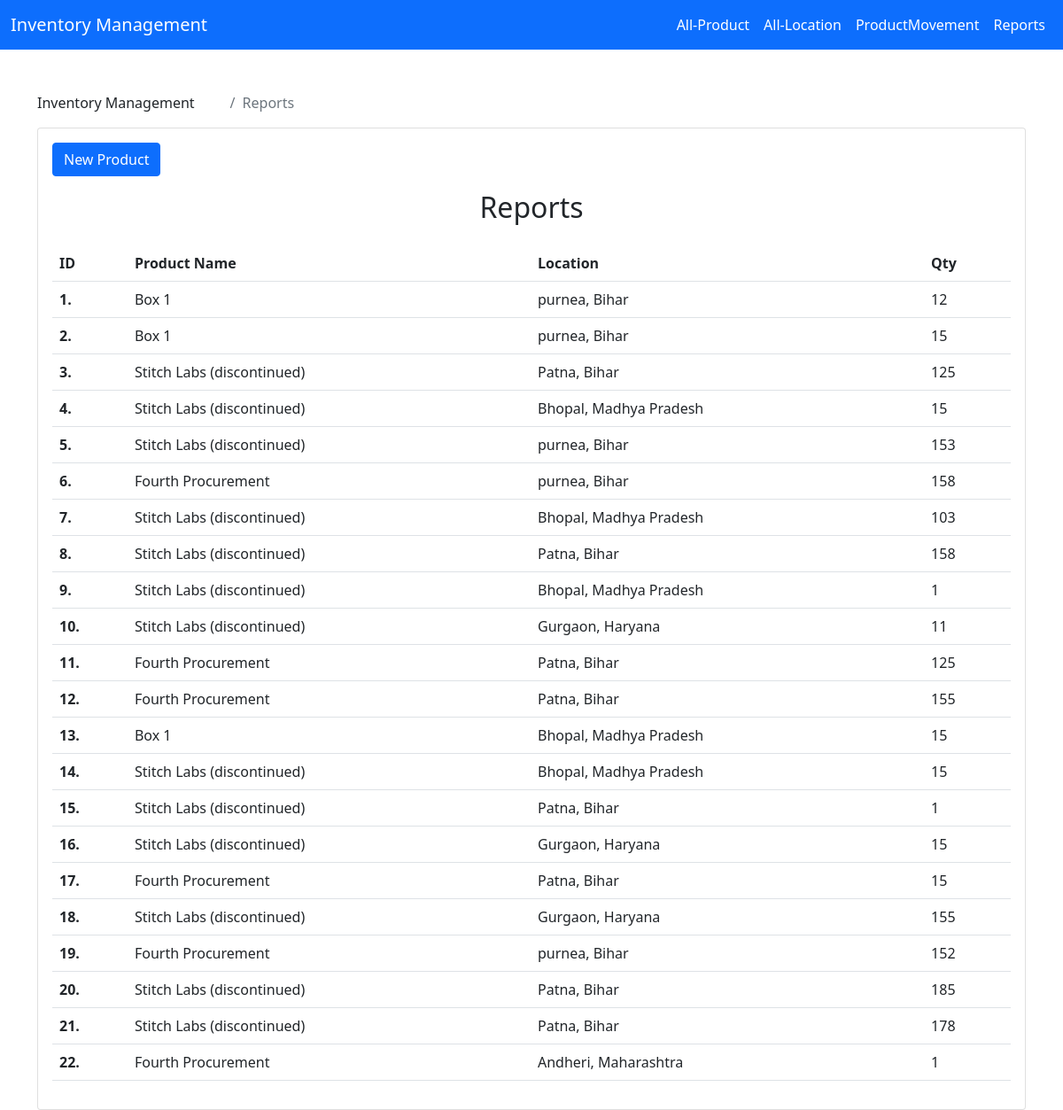
Screenshot of /report with the database file from the repository.
### app/models.py (models this page shows, shortened)
class ProductMovement(models.Model):
    timestamp = models.DateTimeField(auto_now_add=True)
    from_location = models.ForeignKey(WLocat, related_name='from_locations', null=True, blank=True, on_delete=models.CASCADE)
    to_location = models.ForeignKey(WLocat, related_name='to_locations', null=True, blank=True, on_delete=models.CASCADE)
    product_id = models.ForeignKey(Product, on_delete=models.CASCADE)
    qty = models.IntegerField(default=1)

class Product(models.Model):
    product_name = models.CharField(max_length=200)
    product_description = models.CharField(max_length=400)

class WLocat(models.Model):
    city = models.CharField(max_length=200, null=True, blank=True)
    state = models.CharField(max_length=200, null=True, blank=True)

### app/views.py (the view)
# urls.py: path('report',Report.as_view(),name='report')
class Report(View):
    def get(self, request):
        context = {
            'allreport':ProductMovement.objects.all()
        }
        return render(request,'reports.html',context)

### templates/reports.html (shortened to what this page needs)
{% extends 'base.html' %}
{% block content %}
    <div class="container mt-5">
        <div class="row">
            <div class="col-12 mx-auto">
            <div class="page-breadcrumb d-none d-sm-flex align-items-center mb-3">
					<div class="breadcrumb-title pe-3">Inventory Management</div>
					<div class="ps-3">
						<nav aria-label="breadcrumb">
							<ol class="breadcrumb mb-0 p-0">
								<li class="breadcrumb-item active" aria-current="page">Reports</li>
							</ol>
						</nav>
					</div>
				</div>
                <div class="card">
                <div class="col-lg-3 col-xl-2 m-3">
                    <a href="{% url 'add-product' %}" class="btn btn-primary mb-3 mb-lg-0">New Product</a>
                </div>
                <h2 class="card-title text-center">Reports</h2>
                <div class="card-body">
                <table class="table table-hover">
                    <tr>
                        <th>ID</th>
                        <th>Product Name</th>
                        <th>Location</th>
                        <th>Qty</th>
                    </tr>
                    {% for foo in allreport %}
                        <tr>
                            <th>{{ foo.id }}.</th>
                            <td>{{ foo.product_id.product_name }}</td>
                            {% if foo.from_location %}
                                <td>{{ foo.from_location.city }}, {{ foo.from_location.state }}</td>
                            {% elif foo.to_location %}
                                <td>{{ foo.to_location.city }}, {{ foo.to_location.state }}</td>
                            {% endif %}
                            <td>{{ foo.qty }}</td>
                        </tr>
                    {% endfor %}
                </table>
            </div>
        </div>
            </div>
        </div>
    </div>
{% endblock %}

### rows the page displays
ProductMovement: id "1", product_id.product_name "Box 1", from_location.city "purnea", from_location.state "Bihar", qty "12"
ProductMovement: id "2", product_id.product_name "Box 1", from_location.city "purnea", from_location.state "Bihar", qty "15"
ProductMovement: id "3", product_id.product_name "Stitch Labs (discontinued)", from_location.city "Patna", from_location.state "Bihar", qty "125"
ProductMovement: id "4", product_id.product_name "Stitch Labs (discontinued)", to_location.city "Bhopal", to_location.state "Madhya Pradesh", qty "15"
ProductMovement: id "5", product_id.product_name "Stitch Labs (discontinued)", from_location.city "purnea", from_location.state "Bihar", qty "153"
ProductMovement: id "6", product_id.product_name "Fourth Procurement", from_location.city "purnea", from_location.state "Bihar", qty "158"
ProductMovement: id "7", product_id.product_name "Stitch Labs (discontinued)", from_location.city "Bhopal", from_location.state "Madhya Pradesh", qty "103"
ProductMovement: id "8", product_id.product_name "Stitch Labs (discontinued)", from_location.city "Patna", from_location.state "Bihar", qty "158"
ProductMovement: id "9", product_id.product_name "Stitch Labs (discontinued)", to_location.city "Bhopal", to_location.state "Madhya Pradesh", qty "1"
ProductMovement: id "10", product_id.product_name "Stitch Labs (discontinued)", to_location.city "Gurgaon", to_location.state "Haryana", qty "11"
ProductMovement: id "11", product_id.product_name "Fourth Procurement", to_location.city "Patna", to_location.state "Bihar", qty "125"
ProductMovement: id "12", product_id.product_name "Fourth Procurement", to_location.city "Patna", to_location.state "Bihar", qty "155"
ProductMovement: id "13", product_id.product_name "Box 1", from_location.city "Bhopal", from_location.state "Madhya Pradesh", qty "15"
ProductMovement: id "14", product_id.product_name "Stitch Labs (discontinued)", from_location.city "Bhopal", from_location.state "Madhya Pradesh", qty "15"
ProductMovement: id "15", product_id.product_name "Stitch Labs (discontinued)", from_location.city "Patna", from_location.state "Bihar", qty "1"
ProductMovement: id "16", product_id.product_name "Stitch Labs (discontinued)", from_location.city "Gurgaon", from_location.state "Haryana", qty "15"
ProductMovement: id "17", product_id.product_name "Fourth Procurement", from_location.city "Patna", from_location.state "Bihar", qty "15"
ProductMovement: id "18", product_id.product_name "Stitch Labs (discontinued)", to_location.city "Gurgaon", to_location.state "Haryana", qty "155"
ProductMovement: id "19", product_id.product_name "Fourth Procurement", from_location.city "purnea", from_location.state "Bihar", qty "152"
ProductMovement: id "20", product_id.product_name "Stitch Labs (discontinued)", from_location.city "Patna", from_location.state "Bihar", qty "185"
ProductMovement: id "21", product_id.product_name "Stitch Labs (discontinued)", from_location.city "Patna", from_location.state "Bihar", qty "178"
ProductMovement: id "22", product_id.product_name "Fourth Procurement", from_location.city "Andheri", from_location.state "Maharashtra", qty "1"
